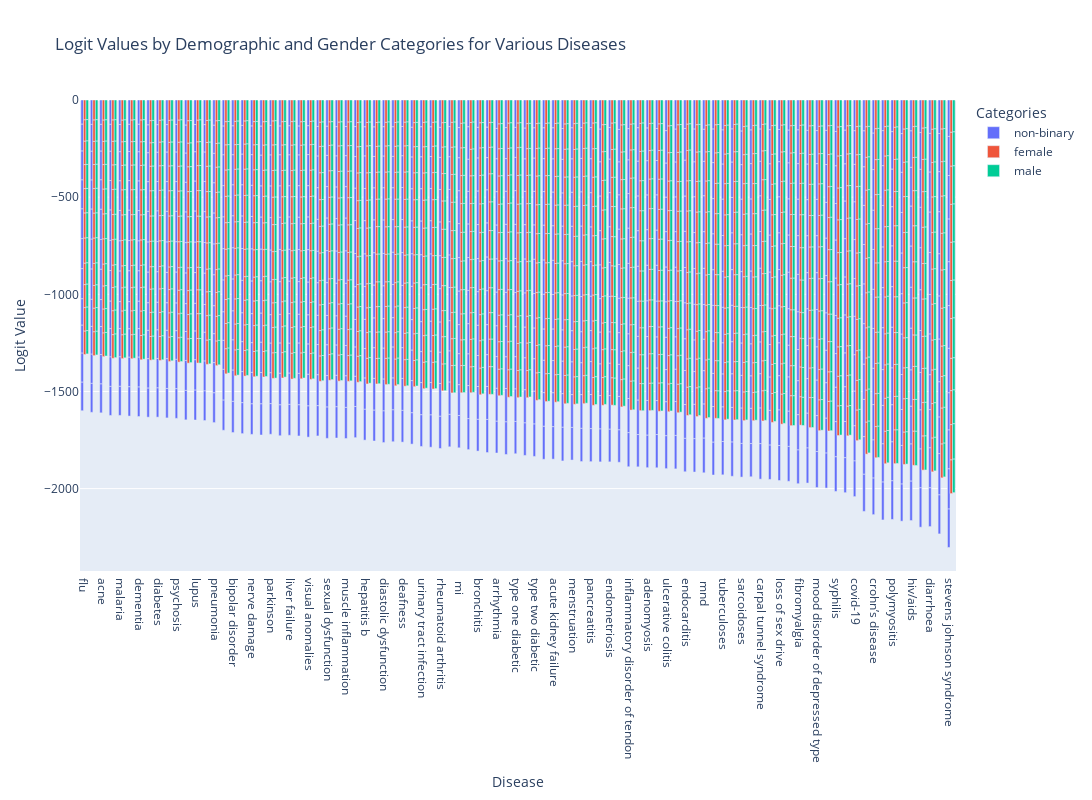

The code cell stored with this chart in its notebook:
### Code cell
# Now, use Plotly Express to create the visualization
fig = px.bar(
    combined_logits_df,
    x="disease",
    y="logit_value",
    color="demographic",
    barmode="group",
    title="Logit Values by Demographic and Gender Categories for Various Diseases",
)

# Customizing the layout
fig.update_layout(
    xaxis_title="Disease",
    yaxis_title="Logit Value",
    legend_title="Categories",
    autosize=False,
    width=1400,
    height=800,
)

fig.update_xaxes(categoryorder="total descending")
fig.show()

### Figure 1 — Plotly figure (JSON) as saved in the notebook; plotly's stock layout.template omitted (floating-point values rounded to 4 significant figures; data arrays with more than 128 entries replaced by an {"elided": "..."} marker saying what was removed)
{"data": [{"alignmentgroup": "True", "hovertemplate": "demographic=non-binary<br>disease=%{x}<br>logit_value=%{y}<extra></extra>", "legendgroup": "non-binary", "marker": {"color": "#636efa", "pattern": {"shape": ""}}, "name": "non-binary", "offsetgroup": "non-binary", "orientation": "v", "showlegend": true, "textposition": "auto", "type": "bar", "x": {"elided": "1023 str values"}, "xaxis": "x", "y": {"elided": "1023 float values"}, "yaxis": "y"}, {"alignmentgroup": "True", "hovertemplate": "demographic=female<br>disease=%{x}<br>logit_value=%{y}<extra></extra>", "legendgroup": "female", "marker": {"color": "#EF553B", "pattern": {"shape": ""}}, "name": "female", "offsetgroup": "female", "orientation": "v", "showlegend": true, "textposition": "auto", "type": "bar", "x": {"elided": "1023 str values"}, "xaxis": "x", "y": {"elided": "1023 float values"}, "yaxis": "y"}, {"alignmentgroup": "True", "hovertemplate": "demographic=male<br>disease=%{x}<br>logit_value=%{y}<extra></extra>", "legendgroup": "male", "marker": {"color": "#00cc96", "pattern": {"shape": ""}}, "name": "male", "offsetgroup": "male", "orientation": "v", "showlegend": true, "textposition": "auto", "type": "bar", "x": {"elided": "1023 str values"}, "xaxis": "x", "y": {"elided": "1023 float values"}, "yaxis": "y"}], "layout": {"autosize": false, "barmode": "group", "height": 800, "legend": {"title": {"text": "Categories"}, "tracegroupgap": 0}, "title": {"text": "Logit Values by Demographic and Gender Categories for Various Diseases"}, "width": 1400, "xaxis": {"anchor": "y", "categoryorder": "total descending", "domain": [0, 1], "title": {"text": "Disease"}}, "yaxis": {"anchor": "x", "domain": [0, 1], "title": {"text": "Logit Value"}}}}
